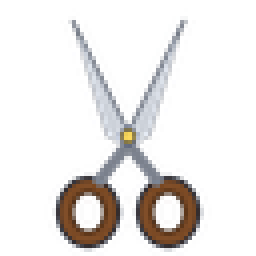
#> input picture client/scripts/Books/art/2D/Items/yo_scissors.png, 64 x 64 px, given in place of 45.webp, which was not available (shown 4 times larger)
$ python make_icons.py
#> lines starting #> are read from the running program, lines starting #| are printed output that depends on the picture; pictures that were not available may be replaced by others from this repository, and a replacement may not be noted
"""'s icon images (2026-10-04) -> game item icons for the 4 new beverages and the 3 fur collars.
Background: transparent already, black, or a painted 'transparency checkerboard' -> removed by flood fill from the edges.
Icons: tight crop, scaled like the vanilla ones (drinks ~68 px high, collars ~100 px wide), plus a 1.35x brighter _h variant."""
import os, re, shutil
from collections import deque
from PIL import Image, ImageEnhance

SRC = r'source_images'   # folder with the source images 45.webp..51.webp
S = r'G:\Progam (Launcher)\steamapps\common\Life is Feudal Your Own Dedicated Server'
C = r'F:\SteamLibrary\steamapps\common\Life is Feudal Your Own'
OUT = C + r'\art\2D\Items'
BK = r'E:\ClaudeScratch\backups\icons_20261004'
os.makedirs(BK, exist_ok=True)

# item id -> (source image, icon file name, max box (w, h))
ICONS = {
    3920: (45, 'thin_beer', (64, 68)),        # wooden tankard with lid
    3921: (51, 'strong_beer', (52, 68)),      # dark red bottle
    3922: (47, 'wheat_beer', (64, 68)),       # foaming mug
    3923: (46, 'strong_spirits', (60, 68)),   # green bottle with rope and wax seal
    3936: (48, 'boar_fur_collar', (69, 56)),
    3937: (49, 'bear_fur_collar', (69, 56)),
    3938: (50, 'small_boar_fur_collar', (63, 51)),
}


def is_bg(px, mode):
    r, g, b, a = px
    if a < 16: return True
    if mode == 'black': return r < 28 and g < 28 and b < 28
    # checkerboard / white: light and nearly grey
    return min(r, g, b) > 196 and max(r, g, b) - min(r, g, b) < 14


def cut(im):
    im = im.convert('RGBA'); w, h = im.size; px = im.load()
    corner = px[2, 2]
    if corner[3] < 16 and px[w - 3, h - 3][3] < 16:
        mode = 'alpha'
    elif max(corner[:3]) < 28:
        mode = 'black'
    else:
        mode = 'light'
    if mode != 'alpha':
        seen = bytearray(w * h); q = deque()
        for x in range(w):
            q.append((x, 0)); q.append((x, h - 1))
        for y in range(h):
            q.append((0, y)); q.append((w - 1, y))
        while q:
            x, y = q.popleft(); i = y * w + x
            if seen[i]: continue
            seen[i] = 1
            if not is_bg(px[x, y], mode): continue
            px[x, y] = (0, 0, 0, 0)
            if x > 0: q.append((x - 1, y))
            if x < w - 1: q.append((x + 1, y))
            if y > 0: q.append((x, y - 1))
            if y < h - 1: q.append((x, y + 1))
    if mode == 'light':   # defringe: light grey/white pixels touching transparency are checkerboard leftovers
        for _ in range(4):
            kill = []
            for y in range(h):
                for x in range(w):
                    r, g, b, a = px[x, y]
                    if a and min(r, g, b) > 150 and max(r, g, b) - min(r, g, b) < 24:
                        if any(0 <= x + dx < w and 0 <= y + dy < h and px[x + dx, y + dy][3] == 0 for dx, dy in ((1, 0), (-1, 0), (0, 1), (0, -1))):
                            kill.append((x, y))
            for x, y in kill: px[x, y] = (0, 0, 0, 0)
        # soften: semi-transparent edge for remaining pixels next to transparency
        edge = [(x, y) for y in range(h) for x in range(w) if px[x, y][3] and any(0 <= x + dx < w and 0 <= y + dy < h and px[x + dx, y + dy][3] == 0 for dx, dy in ((1, 0), (-1, 0), (0, 1), (0, -1)))]
        for x, y in edge: r, g, b, a = px[x, y]; px[x, y] = (r, g, b, 140)
        # drop stray strips (checkerboard edge lines): keep only the largest connected blob
        lab = [0] * (w * h); best, best_id, cur = 0, 0, 0
        for sy in range(h):
            for sx in range(w):
                i0 = sy * w + sx
                if lab[i0] or px[sx, sy][3] == 0: continue
                cur += 1; cnt = 0; q = deque([(sx, sy)]); lab[i0] = cur
                while q:
                    x, y = q.popleft(); cnt += 1
                    for nx, ny in ((x + 1, y), (x - 1, y), (x, y + 1), (x, y - 1)):
                        if 0 <= nx < w and 0 <= ny < h:
                            j = ny * w + nx
                            if not lab[j] and px[nx, ny][3]:
                                lab[j] = cur; q.append((nx, ny))
                if cnt > best: best, best_id = cnt, cur
        for y in range(h):
            for x in range(w):
                if px[x, y][3] and lab[y * w + x] != best_id: px[x, y] = (0, 0, 0, 0)
    bbox = im.getchannel('A').point(lambda a: 255 if a > 24 else 0).getbbox()
    return im.crop(bbox), mode


made = {}
for oid, (n, name, box) in ICONS.items():
    im, mode = cut(Image.open(os.path.join(SRC, '%d.webp' % n)))
#> in cut, im is the input picture: PIL image 64x64 RGBA; mean R, G, B, A 29.3, 27.1, 26.2, 39.9
#> in cut, `corner = px[2, 2]`: corner = (0, 0, 0, 0)
#> in cut, `bbox = im.getchannel('A').point(lambda a: 255 if a > 24 else 0).getbbo..`: bbox = (14, 5, 51, 63)
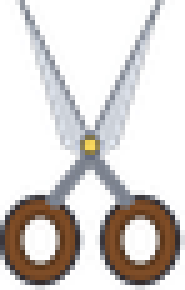
#> im: PIL image 37x58 RGBA (shown 5 times larger); mean R, G, B, A 55.3, 51, 49.1, 76.1; transparent parts drawn white
    im.thumbnail(box, Image.LANCZOS)
    for suffix, img in (('', im), ('_h', ImageEnhance.Brightness(im).enhance(1.35))):
        p = os.path.join(OUT, name + suffix + '.png')
        if os.path.exists(p) and not os.path.exists(os.path.join(BK, name + suffix + '.png')): shutil.copy2(p, BK)
        img.save(p)
#> this loop made 2 passes
#> suffix on passes 1 to 2: '', '_h'
#> pass 2, `img.save(p)`:
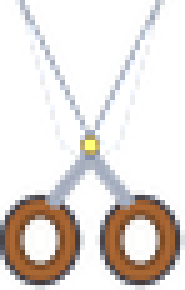
#> saved as thin_beer_h.png: PIL image 37x58 RGBA (shown 5 times larger); mean R, G, B, A 71.9, 65.8, 62.5, 76.1; transparent parts drawn white
    made[oid] = 'art/2D/Items/%s.png' % name
    print(oid, name, im.size, 'bg:', mode)
#| 3920 thin_beer (37, 58) bg: alpha
#> pass 2 of the loop `for oid, (n, name, box) in ICONS.items():`:
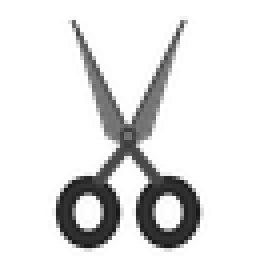
#> input picture client/scripts/Books/art/2D/Items/yo_scissors_i.png, 64 x 64 px, given in place of 51.webp, which was not available (shown 4 times larger)
#> in cut, im is the input picture: PIL image 64x64 RGBA; mean R, G, B, A 15, 15, 15, 39.9
#> `im, mode = cut(Image.open(os.path.join(SRC, '%d.webp' % n)))`:
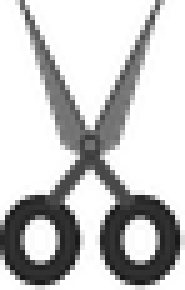
#> im: PIL image 37x58 RGBA (shown 5 times larger); mean R, G, B, A 28.3, 28.3, 28.3, 76.1; transparent parts drawn white
#> the loop `for suffix, img in (('', im), ('_h', ImageEnhance.Brightness(im).enhan..` made 2 passes
#> pass 2, `img.save(p)`:
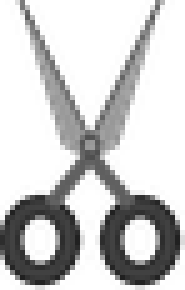
#> saved as strong_beer_h.png: PIL image 37x58 RGBA (shown 5 times larger); mean R, G, B, A 38, 38, 38, 76.1; transparent parts drawn white
#| 3921 strong_beer (37, 58) bg: alpha
#> (the run stopped early here; a loop or call above may not have finished)
